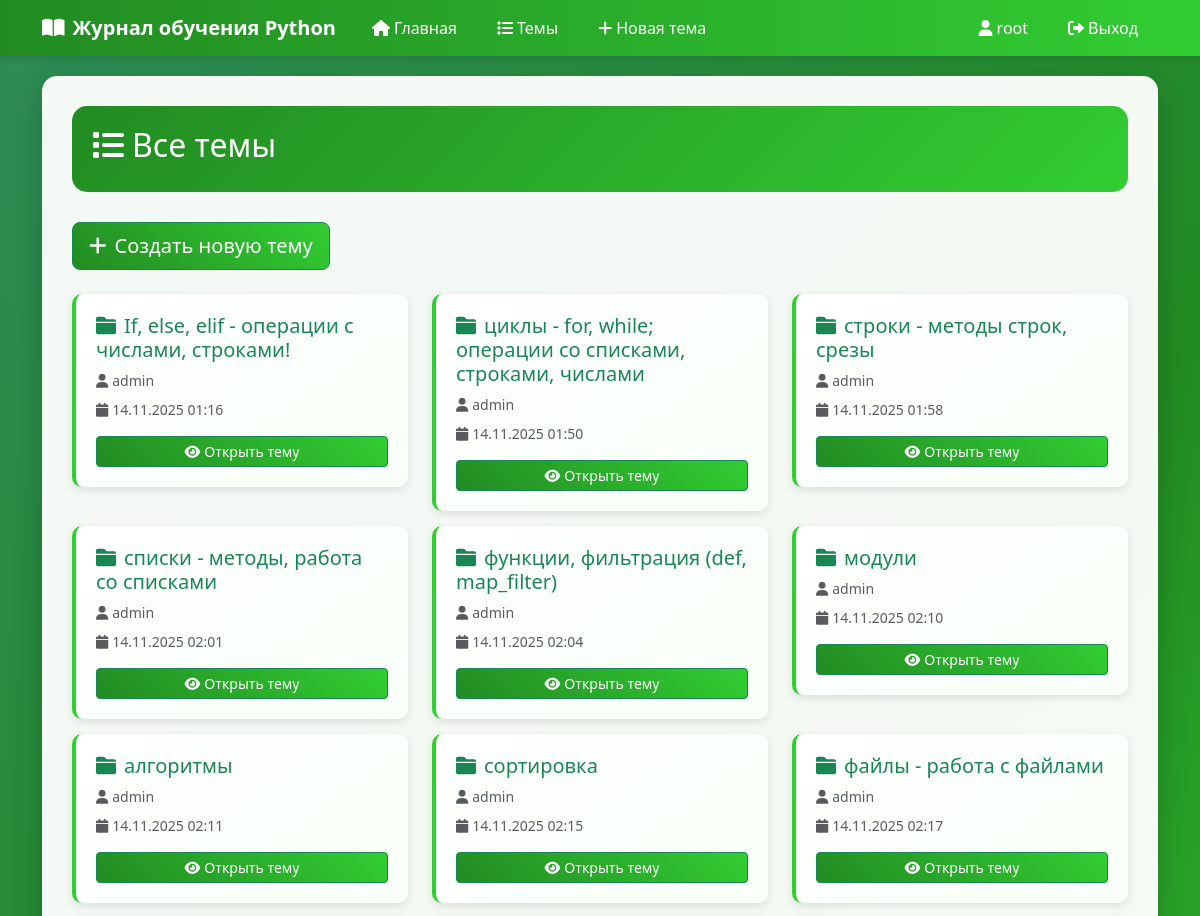
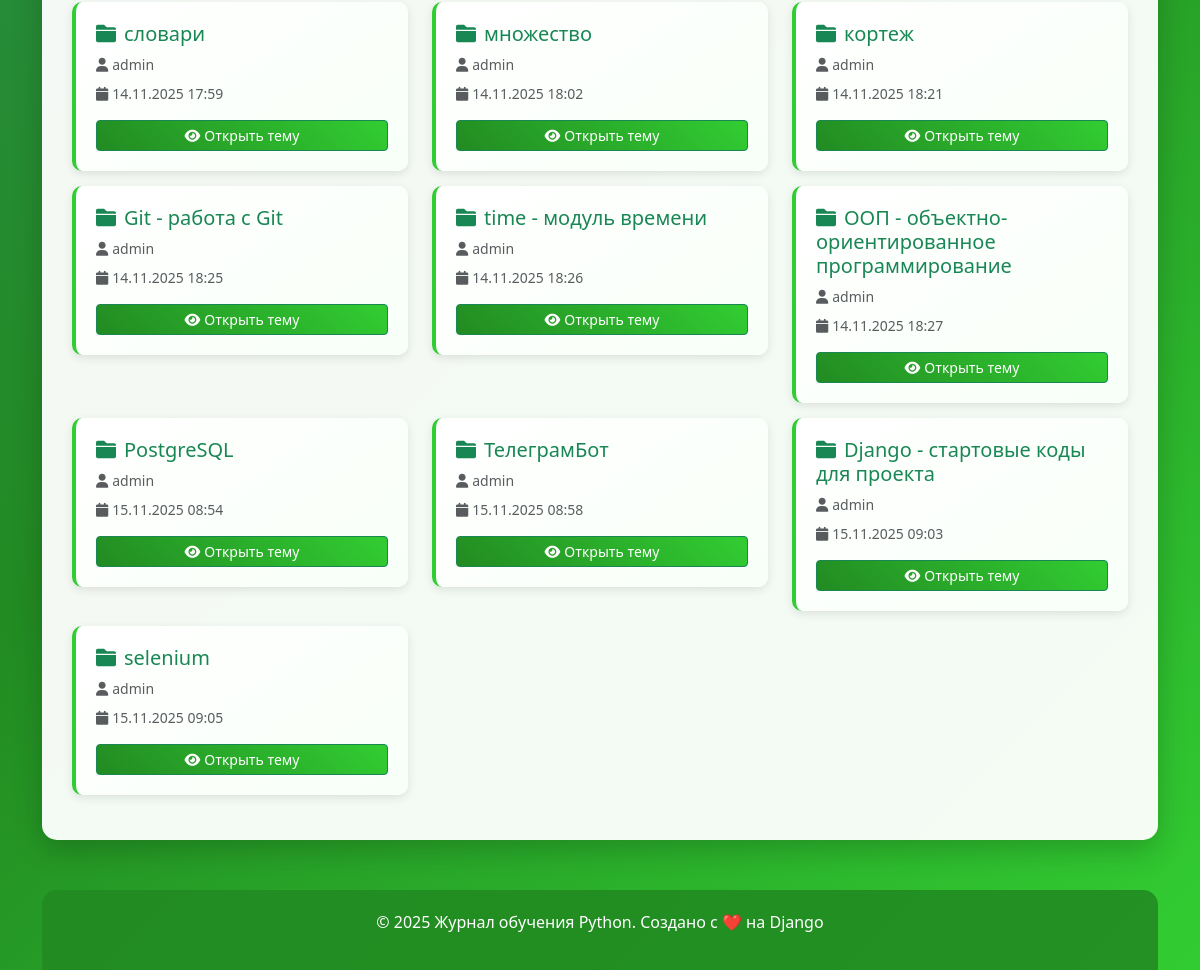
The page /topics/ (signed in) on the database its author committed (2 pictures, top to bottom).
### journal/models.py (models this page shows, shortened)
class Topic(models.Model):
    text = models.CharField(max_length=200)
    date_added = models.DateTimeField(auto_now_add=True)
    owner = models.ForeignKey(User, on_delete=models.CASCADE)

### journal/views.py (the view)
# urls.py: path('topics/', views.topics, name='topics'),
def topics(request):
    topics = Topic.objects.order_by('date_added')
    return render(request, 'journal/topics.html', {'topics': topics})

### templates/journal/topics.html (shortened to what this page needs)
{% extends "base.html" %}
{% block content %}
<div class="page-header">
    <h2><i class="fas fa-list me-2"></i>Все темы</h2>
</div>
{% if user.is_authenticated %}
<div class="mb-4">
    <a href="{% url 'journal:new_topic' %}" class="btn btn-success btn-lg">
        <i class="fas fa-plus me-2"></i>Создать новую тему
    </a>
</div>
{% endif %}
{% if topics %}
<div class="row">
    {% for topic in topics %}
    <div class="col-md-6 col-lg-4">
        <div class="topic-item">
            <h5 class="text-success">
                <i class="fas fa-folder me-2"></i>{{ topic.text }}
            </h5>
            <p class="text-muted small mb-2">
                <i class="fas fa-user me-1"></i>{{ topic.owner.username }}
            </p>
            <p class="text-muted small mb-3">
                <i class="fas fa-calendar me-1"></i>{{ topic.date_added|date:"d.m.Y H:i" }}
            </p>
            <div class="d-grid gap-1">
                <a href="{% url 'journal:topic' topic.id %}" class="btn btn-success btn-sm">
                    <i class="fas fa-eye me-1"></i>Открыть тему
                </a>
            </div>
        </div>
    </div>
    {% endfor %}
</div>
{% endif %}
{% endblock %}

### templates/base.html (shortened to what this page needs)
{% load static %}
<!DOCTYPE html>
<html lang="ru">
<head>
   <link href="{% static 'style.css' %}" rel="stylesheet">
    <link href="https://cdn.jsdelivr.net/npm/bootstrap@5.3.0/dist/css/bootstrap.min.css" rel="stylesheet">
    <link href="https://cdnjs.cloudflare.com/ajax/libs/font-awesome/6.0.0/css/all.min.css" rel="stylesheet">
</head>
<body>
    <nav class="navbar navbar-expand-lg navbar-dark">
        <div class="container">
            <a class="navbar-brand" href="{% url 'journal:index' %}">
                <i class="fas fa-book-open me-2"></i>Журнал обучения Python
            </a>
            <div class="collapse navbar-collapse" id="navbarNav">
                <ul class="navbar-nav me-auto">
                    <li class="nav-item">
                        <a class="nav-link" href="{% url 'journal:index' %}">
                            <i class="fas fa-home me-1"></i>Главная
                        </a>
                    </li>
                    <li class="nav-item">
                        <a class="nav-link" href="{% url 'journal:topics' %}">
                            <i class="fas fa-list me-1"></i>Темы
                        </a>
                    </li>
                    {% if user.is_authenticated %}
                    <li class="nav-item">
                        <a class="nav-link" href="{% url 'journal:new_topic' %}">
                            <i class="fas fa-plus me-1"></i>Новая тема
                        </a>
                    </li>
                    {% endif %}
                </ul>
                <ul class="navbar-nav">
                    {% if user.is_authenticated %}
                    <li class="nav-item">
                        <a class="nav-link" href="{% url 'accounts:profile' %}">
                            <i class="fas fa-user me-1"></i>{{ user.username }}
                        </a>
                    </li>
                    <li class="nav-item">
                        <form method="post" action="{% url 'accounts:logout' %}" style="display: inline;">
                            <button type="submit" class="nav-link btn btn-link" style="border: none; background: none; padding: 8px 15px; margin: 0 5px; border-radius: 20px; transition: all 0.3s ease;">
                                <i class="fas fa-sign-out-alt me-1"></i>Выход
                            </button>
                        </form>
                    </li>
                    {% endif %}
                </ul>
            </div>
        </div>
    </nav>
    <div class="container">
        <div class="main-content animate-fade-in">
            {% block content %}{% endblock %}
        </div>
    </div>
    <div class="container">
        <div class="footer">
            <p>&copy; 2025 Журнал обучения Python. Создано с ❤️ на Django</p>
        </div>
    </div>
</body>
</html>

### static/style.css (style rules this page uses)
body { background: linear-gradient(135deg, #2e8b57 0%, #228b22 50%, #32cd32 100%); min-height: 100vh; font-family: 'Arial', sans-serif; }
.navbar { background: linear-gradient(90deg, #228b22 0%, #32cd32 100%); box-shadow: 0 4px 6px rgba(0, 0, 0, 0.1); }
.navbar-brand { font-weight: bold; font-size: 1.5rem; }
.main-content { background: rgba(255, 255, 255, 0.95); border-radius: 15px; box-shadow: 0 10px 30px rgba(0, 0, 0, 0.2); margin-top: 20px; margin-bottom: 20px; padding: 30px; }
.btn-success { background: linear-gradient(45deg, #228b22, #32cd32); border: none; border-radius: 25px; padding: 10px 20px; font-weight: 500; transition: all 0.3s ease; }
.text-success { color: #228b22 !important; }
.navbar-nav .nav-link { color: white !important; font-weight: 500; margin: 0 5px; border-radius: 20px; padding: 8px 15px !important; transition: all 0.3s ease; }
.page-header { background: linear-gradient(135deg, #228b22 0%, #32cd32 100%); color: white; border-radius: 15px; padding: 20px; margin-bottom: 30px; }
.footer { background: rgba(34, 139, 34, 0.9); color: white; text-align: center; padding: 20px; margin-top: 50px; border-radius: 15px 15px 0 0; }
.animate-fade-in { animation: fadeIn 0.6s ease-in; }
.topic-item { background: linear-gradient(145deg, #ffffff 0%, #f8fff8 100%); border-radius: 10px; padding: 20px; margin-bottom: 15px; border-left: 4px solid #32cd32; box-shadow: 0 3px 10px rgba(0, 0, 0, 0.1); transition: all 0.3s ease; }
.navbar-nav .nav-link.btn { color: white !important; font-weight: 500; margin: 0 5px; border-radius: 20px; padding: 8px 15px !important; transition: all 0.3s ease; }

### rows shown on the page
Topic: text "If, else, elif - операции с числами, строками!", owner.username "admin", date_added "14.11.2025 01:16"
Topic: text "циклы - for, while; операции со списками, строками, числами", owner.username "admin", date_added "14.11.2025 01:50"
Topic: text "строки - методы строк, срезы", owner.username "admin", date_added "14.11.2025 01:58"
Topic: text "списки - методы, работа со списками", owner.username "admin", date_added "14.11.2025 02:01"
Topic: text "функции, фильтрация (def, map_filter)", owner.username "admin", date_added "14.11.2025 02:04"
Topic: text "модули", owner.username "admin", date_added "14.11.2025 02:10"
Topic: text "алгоритмы", owner.username "admin", date_added "14.11.2025 02:11"
Topic: text "сортировка", owner.username "admin", date_added "14.11.2025 02:15"
Topic: text "файлы - работа с файлами", owner.username "admin", date_added "14.11.2025 02:17"
Topic: text "словари", owner.username "admin", date_added "14.11.2025 17:59"
Topic: text "множество", owner.username "admin", date_added "14.11.2025 18:02"
Topic: text "кортеж", owner.username "admin", date_added "14.11.2025 18:21"
Topic: text "Git - работа с Git", owner.username "admin", date_added "14.11.2025 18:25"
Topic: text "time - модуль времени", owner.username "admin", date_added "14.11.2025 18:26"
Topic: text "ООП - объектно-ориентированное программирование", owner.username "admin", date_added "14.11.2025 18:27"
Topic: text "PostgreSQL", owner.username "admin", date_added "15.11.2025 08:54"
Topic: text "ТелеграмБот", owner.username "admin", date_added "15.11.2025 08:58"
Topic: text "Django - стартовые коды для проекта", owner.username "admin", date_added "15.11.2025 09:03"
Topic: text "selenium", owner.username "admin", date_added "15.11.2025 09:05"

### other values the page prints
{{ user.username }} "root"
